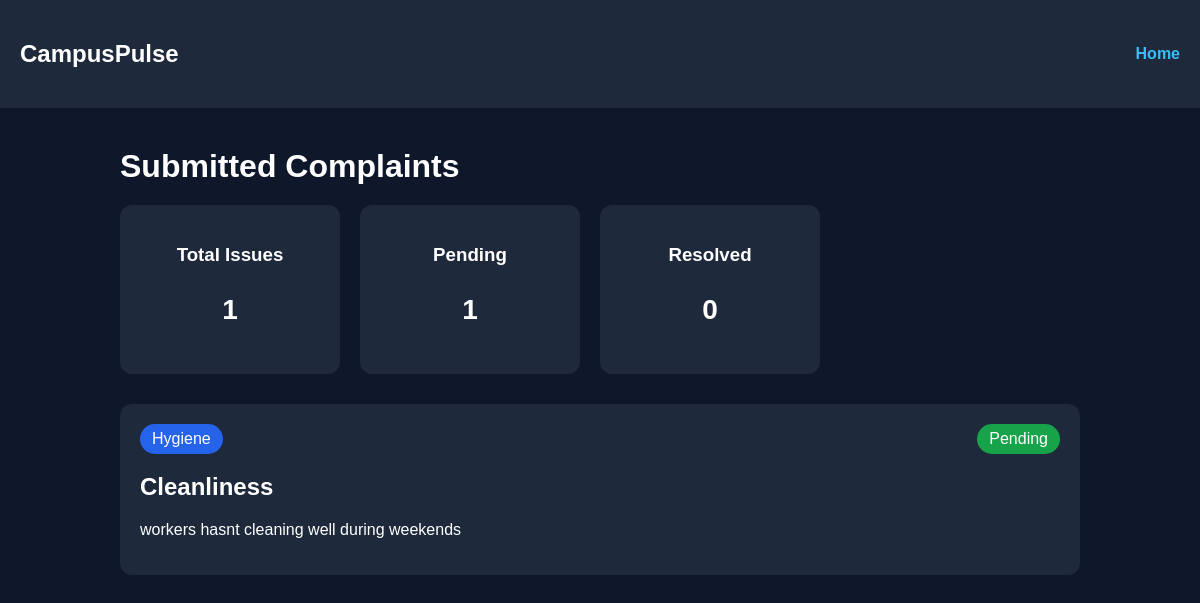
Page /complaints on the earlier database version.
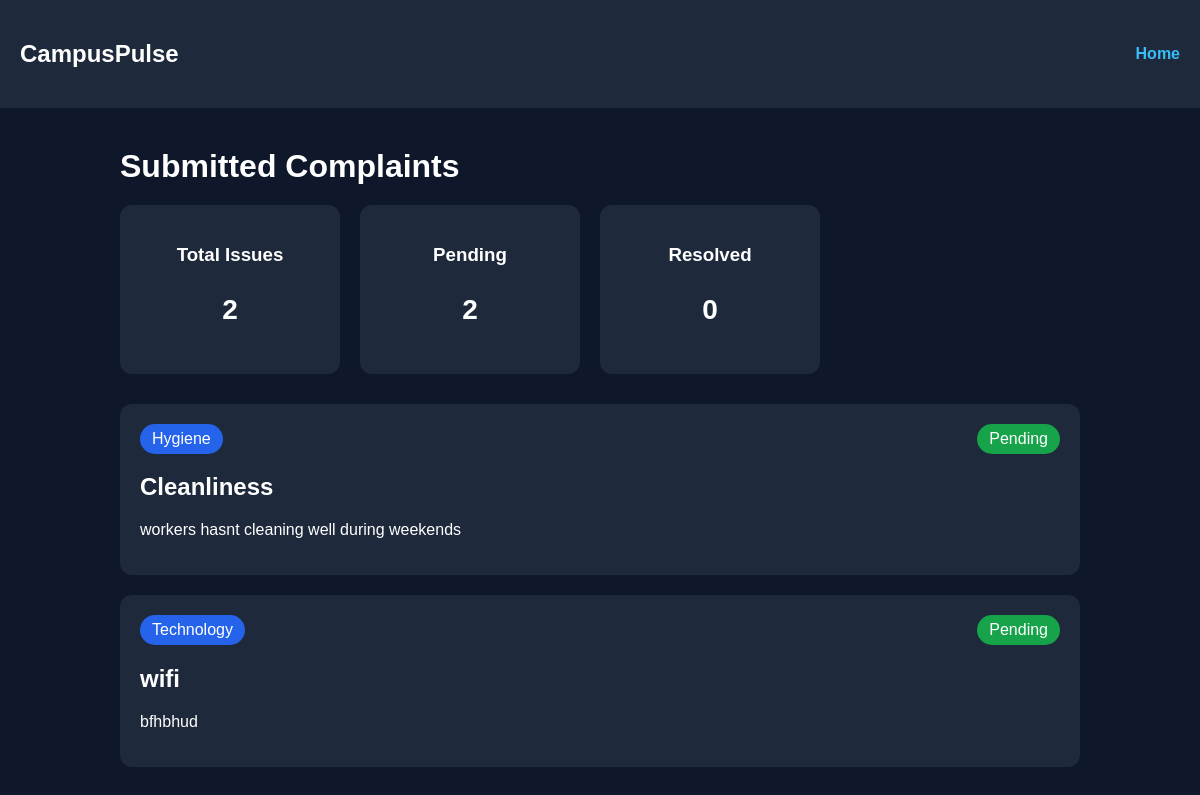
Same page on the later database version.
### tables this page shows
CREATE TABLE complaints (
            id INTEGER PRIMARY KEY AUTOINCREMENT,
            title TEXT NOT NULL,
            description TEXT NOT NULL,
            category TEXT NOT NULL,
            status TEXT NOT NULL
        );

### app.py (the view)
@app.route('/complaints')
def complaints():
    conn = sqlite3.connect('database.db')
    cursor = conn.cursor()
    cursor.execute('SELECT * FROM complaints')
    all_complaints = cursor.fetchall()
    total_issues = len(all_complaints)
    pending_issues = sum(
        1 for complaint in all_complaints
        if complaint[4] == "Pending"
    )
    resolved_issues = sum(
        1 for complaint in all_complaints
        if complaint[4] == "Resolved"
    )
    conn.close()
    return render_template(
        'complaints.html',
        complaints=all_complaints,
        total_issues=total_issues,
        pending_issues=pending_issues,
        resolved_issues=resolved_issues
    )

### templates/complaints.html (shortened to what this page needs)
<!DOCTYPE html>
<html lang="en">
<head>
    <link rel="stylesheet" href="{{ url_for('static', filename='css/style.css') }}">
</head>
<body>
    <nav class="navbar">
        <h2>CampusPulse</h2>
        <a href="/">Home</a>
    </nav>
    <div class="container">
        <h1>Submitted Complaints</h1>
        <div class="stats-container">
    <div class="stat-card">
        <h3>Total Issues</h3>
        <p>{{ total_issues }}</p>
    </div>
    <div class="stat-card">
        <h3>Pending</h3>
        <p>{{ pending_issues }}</p>
    </div>
    <div class="stat-card">
        <h3>Resolved</h3>
        <p>{{ resolved_issues }}</p>
    </div>
</div>
        {% for complaint in complaints %}
        <div class="card">
    <div class="top-row">
        <span class="category">
            {{ complaint[3] }}
        </span>
        <span class="status">
            {{ complaint[4] }}
        </span>
    </div>
    <h2>{{ complaint[1] }}</h2>
    <p>{{ complaint[2] }}</p>
</div>
        {% endfor %}
    </div>
</body>
</html>

### static/css/style.css (style rules this page uses)
body { margin: 0; font-family: Arial, sans-serif; background-color: #0f172a; color: white; }
.navbar { background-color: #1e293b; padding: 20px; display: flex; justify-content: space-between; align-items: center; }
.navbar a { color: #38bdf8; text-decoration: none; font-weight: bold; }
.container { width: 80%; margin: auto; margin-top: 40px; }
h1 { margin-bottom: 20px; }
.card { background-color: #1e293b; padding: 20px; border-radius: 12px; margin-top: 20px; }
.top-row { display: flex; justify-content: space-between; margin-bottom: 10px; }
.category { background: #2563eb; padding: 6px 12px; border-radius: 20px; }
.status { background: #16a34a; padding: 6px 12px; border-radius: 20px; }
.stats-container { display: flex; gap: 20px; margin-bottom: 30px; }
.stat-card { background-color: #1e293b; padding: 20px; border-radius: 12px; min-width: 180px; text-align: center; }
.stat-card p { font-size: 28px; font-weight: bold; }

Differences in the rows shown:
added complaints: category "Technology", status "Pending", title "wifi", description "bfhbhud"
Other differences:
{{ total_issues }}: "1" → "2"
{{ pending_issues }}: "1" → "2"
